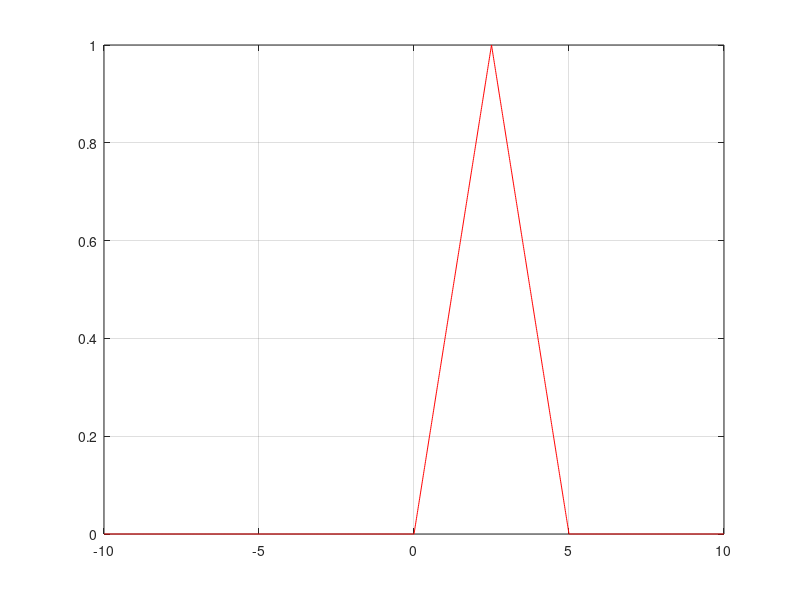

The MATLAB script that drew this image:
clear all;
close all;
Tp = input('Nhap chu ki xung = ');
Tw = Tp/2;
t = (-2*Tp:0.01:2*Tp);
p = zeros(size(t));
for i=1:length(t)
    if t(i) >= 0 & t(i) <= Tp
        p(i) = 1 - abs(t(i) - Tw)/Tw;
    end
end

plot(t,p,'red');
grid on;